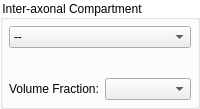
    <widget class="QGroupBox" name="groupBox_5">
     <property name="styleSheet">
      <string notr="true">QGroupBox {
  background-color: transparent;
}</string>
     </property>
     <property name="title">
      <string>Inter-axonal Compartment</string>
     </property>
     <layout class="QGridLayout" name="gridLayout_17">
      <property name="leftMargin">
       <number>6</number>
      </property>
      <property name="topMargin">
       <number>6</number>
      </property>
      <property name="rightMargin">
       <number>6</number>
      </property>
      <property name="bottomMargin">
       <number>6</number>
      </property>
      <item row="0" column="0">
       <widget class="QComboBox" name="m_Compartment2Box">
        <property name="toolTip">
         <string>Select signal model for intra-axonal compartment.</string>
        </property>
        <item>
         <property name="text">
          <string>--</string>
         </property>
        </item>
        <item>
         <property name="text">
          <string>Stick Model</string>
         </property>
        </item>
        <item>
         <property name="text">
          <string>Zeppelin Model</string>
         </property>
        </item>
        <item>
         <property name="text">
          <string>Tensor Model</string>
         </property>
        </item>
       </widget>
      </item>
      <item row="1" column="0">
       <widget class="QmitkZeppelinModelParametersWidget" name="m_ZeppelinWidget2" native="true"/>
      </item>
      <item row="2" column="0">
       <widget class="QmitkStickModelParametersWidget" name="m_StickWidget2" native="true"/>
      </item>
      <item row="3" column="0">
       <widget class="QmitkTensorModelParametersWidget" name="m_TensorWidget2" native="true"/>
      </item>
      <item row="4" column="0">
       <widget class="QmitkPrototypeSignalParametersWidget" name="m_PrototypeWidget2" native="true"/>
      </item>
      <item row="5" column="0">
       <widget class="QFrame" name="m_Comp2FractionFrame">
        <property name="frameShape">
         <enum>QFrame::NoFrame</enum>
        </property>
        <property name="frameShadow">
         <enum>QFrame::Raised</enum>
        </property>
        <layout class="QGridLayout" name="gridLayout_27">
         <property name="leftMargin">
          <number>0</number>
         </property>
         <property name="topMargin">
          <number>0</number>
         </property>
         <property name="rightMargin">
          <number>0</number>
         </property>
         <property name="bottomMargin">
          <number>0</number>
         </property>
         <item row="0" column="0">
          <widget class="QLabel" name="m_NoiseLabel_7">
           <property name="text">
            <string>Volume Fraction:</string>
           </property>
          </widget>
         </item>
         <item row="0" column="1">
          <widget class="QmitkDataStorageComboBoxWithSelectNone" name="m_Comp2VolumeFraction">
           <property name="toolTip">
            <string>Optional! If no volume fraction map for this compartment is set, the corresponding volume fractions are calculated from the input fibers.</string>
           </property>
          </widget>
         </item>
        </layout>
       </widget>
      </item>
     </layout>
    </widget>
